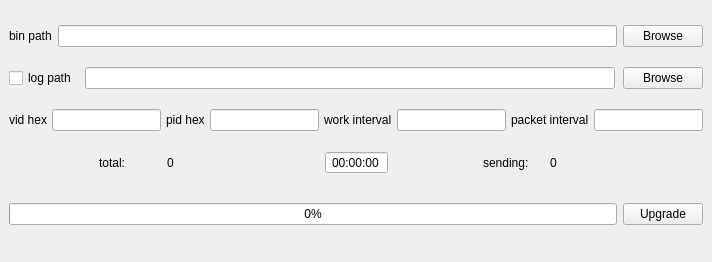
<?xml version="1.0" encoding="UTF-8"?>
<ui version="4.0">
 <class>ota_tota_hid</class>
 <widget class="QWidget" name="ota_tota_hid">
  <property name="geometry">
   <rect>
    <x>0</x>
    <y>0</y>
    <width>712</width>
    <height>262</height>
   </rect>
  </property>
  <property name="windowTitle">
   <string>Bes Usb Hid Ota Upgrade Tool</string>
  </property>
  <layout class="QVBoxLayout" name="verticalLayout">
   <property name="leftMargin">
    <number>0</number>
   </property>
   <property name="rightMargin">
    <number>0</number>
   </property>
   <item>
    <widget class="QWidget" name="widget" native="true">
     <property name="sizePolicy">
      <sizepolicy hsizetype="Preferred" vsizetype="Fixed">
       <horstretch>0</horstretch>
       <verstretch>0</verstretch>
      </sizepolicy>
     </property>
     <layout class="QHBoxLayout" name="horizontalLayout">
      <property name="spacing">
       <number>6</number>
      </property>
      <property name="topMargin">
       <number>0</number>
      </property>
      <property name="bottomMargin">
       <number>0</number>
      </property>
      <item>
       <widget class="BodyLabel" name="label">
        <property name="text">
         <string>bin path</string>
        </property>
       </widget>
      </item>
      <item>
       <widget class="LineEdit" name="line_bin_path">
        <property name="focusPolicy">
         <enum>Qt::FocusPolicy::NoFocus</enum>
        </property>
       </widget>
      </item>
      <item>
       <widget class="PrimaryPushButton" name="btn_browse">
        <property name="text">
         <string>Browse</string>
        </property>
       </widget>
      </item>
     </layout>
    </widget>
   </item>
   <item>
    <widget class="QWidget" name="widget_2" native="true">
     <property name="sizePolicy">
      <sizepolicy hsizetype="Preferred" vsizetype="Fixed">
       <horstretch>0</horstretch>
       <verstretch>0</verstretch>
      </sizepolicy>
     </property>
     <layout class="QHBoxLayout" name="horizontalLayout_2">
      <property name="spacing">
       <number>8</number>
      </property>
      <property name="topMargin">
       <number>0</number>
      </property>
      <property name="bottomMargin">
       <number>0</number>
      </property>
      <item>
       <widget class="CheckBox" name="ckbox_log_switch">
        <property name="focusPolicy">
         <enum>Qt::FocusPolicy::NoFocus</enum>
        </property>
        <property name="text">
         <string>log path</string>
        </property>
       </widget>
      </item>
      <item>
       <widget class="LineEdit" name="line_log_path">
        <property name="focusPolicy">
         <enum>Qt::FocusPolicy::NoFocus</enum>
        </property>
       </widget>
      </item>
      <item>
       <widget class="PrimaryPushButton" name="btn_log_browse">
        <property name="text">
         <string>Browse</string>
        </property>
       </widget>
      </item>
     </layout>
    </widget>
   </item>
   <item>
    <widget class="QWidget" name="widget_3" native="true">
     <property name="sizePolicy">
      <sizepolicy hsizetype="Preferred" vsizetype="Fixed">
       <horstretch>0</horstretch>
       <verstretch>0</verstretch>
      </sizepolicy>
     </property>
     <layout class="QHBoxLayout" name="horizontalLayout_3">
      <property name="spacing">
       <number>5</number>
      </property>
      <property name="topMargin">
       <number>0</number>
      </property>
      <property name="bottomMargin">
       <number>0</number>
      </property>
      <item>
       <widget class="BodyLabel" name="label_2">
        <property name="text">
         <string>vid hex</string>
        </property>
       </widget>
      </item>
      <item>
       <widget class="LineEdit" name="line_vid">
        <property name="focusPolicy">
         <enum>Qt::FocusPolicy::ClickFocus</enum>
        </property>
       </widget>
      </item>
      <item>
       <widget class="BodyLabel" name="label_3">
        <property name="text">
         <string>pid hex</string>
        </property>
       </widget>
      </item>
      <item>
       <widget class="LineEdit" name="line_pid">
        <property name="focusPolicy">
         <enum>Qt::FocusPolicy::ClickFocus</enum>
        </property>
        <property name="readOnly">
         <bool>false</bool>
        </property>
       </widget>
      </item>
      <item>
       <widget class="BodyLabel" name="label_4">
        <property name="text">
         <string>work interval</string>
        </property>
       </widget>
      </item>
      <item>
       <widget class="LineEdit" name="line_work_interval">
        <property name="focusPolicy">
         <enum>Qt::FocusPolicy::ClickFocus</enum>
        </property>
       </widget>
      </item>
      <item>
       <widget class="BodyLabel" name="label_5">
        <property name="text">
         <string>packet interval</string>
        </property>
       </widget>
      </item>
      <item>
       <widget class="LineEdit" name="line_packet_interval">
        <property name="focusPolicy">
         <enum>Qt::FocusPolicy::ClickFocus</enum>
        </property>
       </widget>
      </item>
     </layout>
    </widget>
   </item>
   <item>
    <widget class="QWidget" name="widget_4" native="true">
     <property name="sizePolicy">
      <sizepolicy hsizetype="Preferred" vsizetype="Fixed">
       <horstretch>0</horstretch>
       <verstretch>0</verstretch>
      </sizepolicy>
     </property>
     <layout class="QHBoxLayout" name="horizontalLayout_4">
      <property name="spacing">
       <number>5</number>
      </property>
      <property name="topMargin">
       <number>0</number>
      </property>
      <property name="bottomMargin">
       <number>0</number>
      </property>
      <item>
       <spacer name="horizontalSpacer">
        <property name="orientation">
         <enum>Qt::Orientation::Vertical</enum>
        </property>
        <property name="sizeHint" stdset="0">
         <size>
          <width>90</width>
          <height>20</height>
         </size>
        </property>
       </spacer>
      </item>
      <item>
       <widget class="BodyLabel" name="label_6">
        <property name="text">
         <string>total:</string>
        </property>
       </widget>
      </item>
      <item>
       <widget class="BodyLabel" name="label_total_bins">
        <property name="text">
         <string>0</string>
        </property>
       </widget>
      </item>
      <item>
       <spacer name="horizontalSpacer_2">
        <property name="orientation">
         <enum>Qt::Orientation::Vertical</enum>
        </property>
        <property name="sizeHint" stdset="0">
         <size>
          <width>91</width>
          <height>20</height>
         </size>
        </property>
       </spacer>
      </item>
      <item>
       <widget class="QTimeEdit" name="timeEdit">
        <property name="focusPolicy">
         <enum>Qt::FocusPolicy::NoFocus</enum>
        </property>
        <property name="contextMenuPolicy">
         <enum>Qt::ContextMenuPolicy::DefaultContextMenu</enum>
        </property>
        <property name="styleSheet">
         <string notr="true"/>
        </property>
        <property name="alignment">
         <set>Qt::AlignmentFlag::AlignCenter</set>
        </property>
        <property name="readOnly">
         <bool>true</bool>
        </property>
        <property name="buttonSymbols">
         <enum>QAbstractSpinBox::ButtonSymbols::NoButtons</enum>
        </property>
       </widget>
      </item>
      <item>
       <spacer name="horizontalSpacer_3">
        <property name="orientation">
         <enum>Qt::Orientation::Vertical</enum>
        </property>
        <property name="sizeHint" stdset="0">
         <size>
          <width>90</width>
          <height>20</height>
         </size>
        </property>
       </spacer>
      </item>
      <item>
       <widget class="BodyLabel" name="label_index">
        <property name="text">
         <string>sending:</string>
        </property>
       </widget>
      </item>
      <item>
       <widget class="BodyLabel" name="label_sending_index">
        <property name="text">
         <string>0</string>
        </property>
       </widget>
      </item>
      <item>
       <spacer name="horizontalSpacer_4">
        <property name="orientation">
         <enum>Qt::Orientation::Vertical</enum>
        </property>
        <property name="sizeHint" stdset="0">
         <size>
          <width>90</width>
          <height>20</height>
         </size>
        </property>
       </spacer>
      </item>
     </layout>
    </widget>
   </item>
   <item>
    <widget class="QWidget" name="widget_5" native="true">
     <property name="sizePolicy">
      <sizepolicy hsizetype="Preferred" vsizetype="Fixed">
       <horstretch>0</horstretch>
       <verstretch>0</verstretch>
      </sizepolicy>
     </property>
     <layout class="QHBoxLayout" name="horizontalLayout_5">
      <property name="topMargin">
       <number>9</number>
      </property>
      <property name="bottomMargin">
       <number>9</number>
      </property>
      <item>
       <widget class="QProgressBar" name="progressBar_ota">
        <property name="value">
         <number>0</number>
        </property>
       </widget>
      </item>
      <item>
       <widget class="PrimaryPushButton" name="btn_upgrade">
        <property name="text">
         <string>Upgrade</string>
        </property>
       </widget>
      </item>
     </layout>
    </widget>
   </item>
  </layout>
 </widget>
 <customwidgets>
  <customwidget>
   <class>PrimaryPushButton</class>
   <extends>QPushButton</extends>
   <header location="global">qfluentwidgets</header>
  </customwidget>
  <customwidget>
   <class>LineEdit</class>
   <extends>QLineEdit</extends>
   <header location="global">qfluentwidgets</header>
  </customwidget>
  <customwidget>
   <class>CheckBox</class>
   <extends>QCheckBox</extends>
   <header location="global">qfluentwidgets</header>
  </customwidget>
  <customwidget>
   <class>BodyLabel</class>
   <extends>QLabel</extends>
   <header location="global">qfluentwidgets</header>
  </customwidget>
 </customwidgets>
 <resources/>
 <connections/>
</ui>
